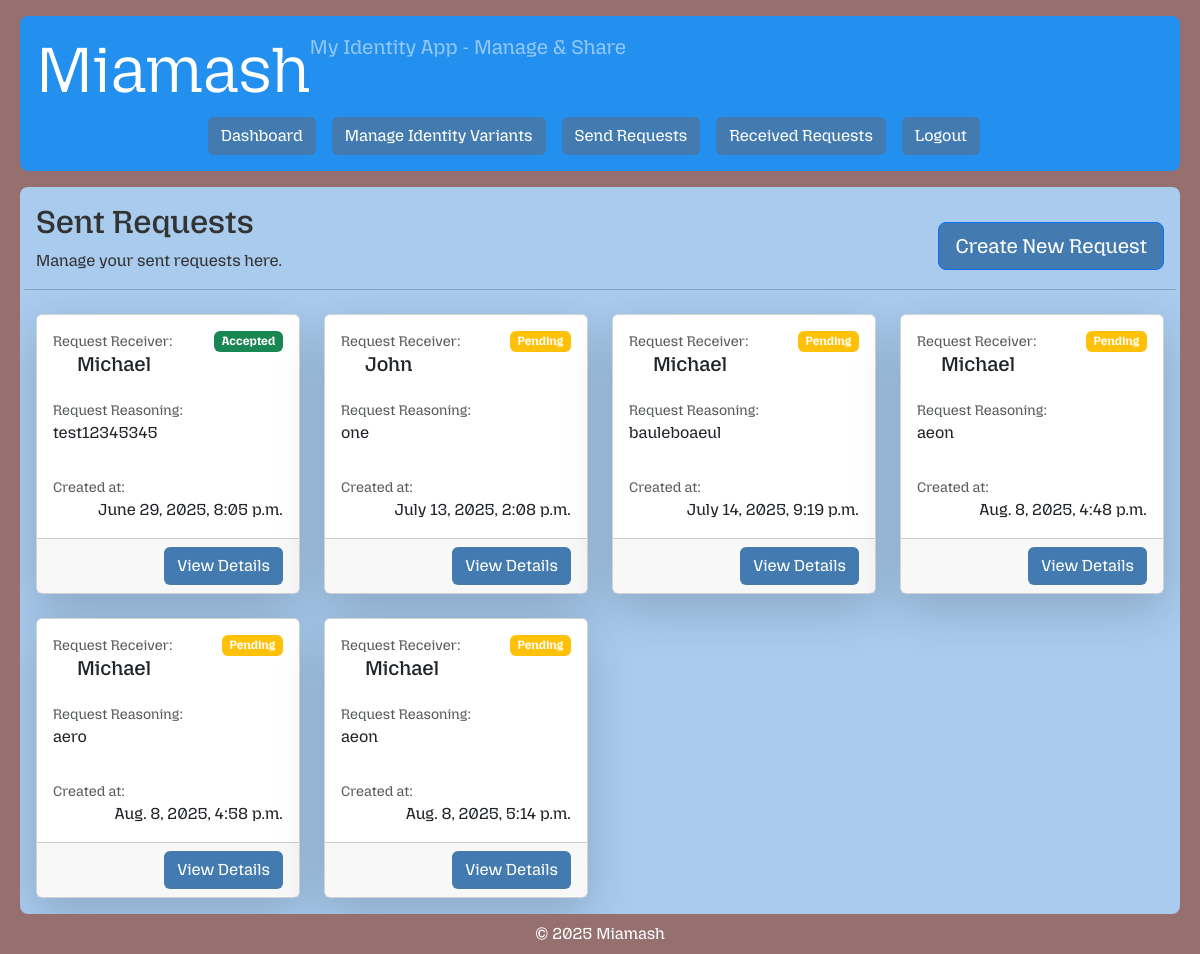
The app's page /request/send/ (signed in), older data.
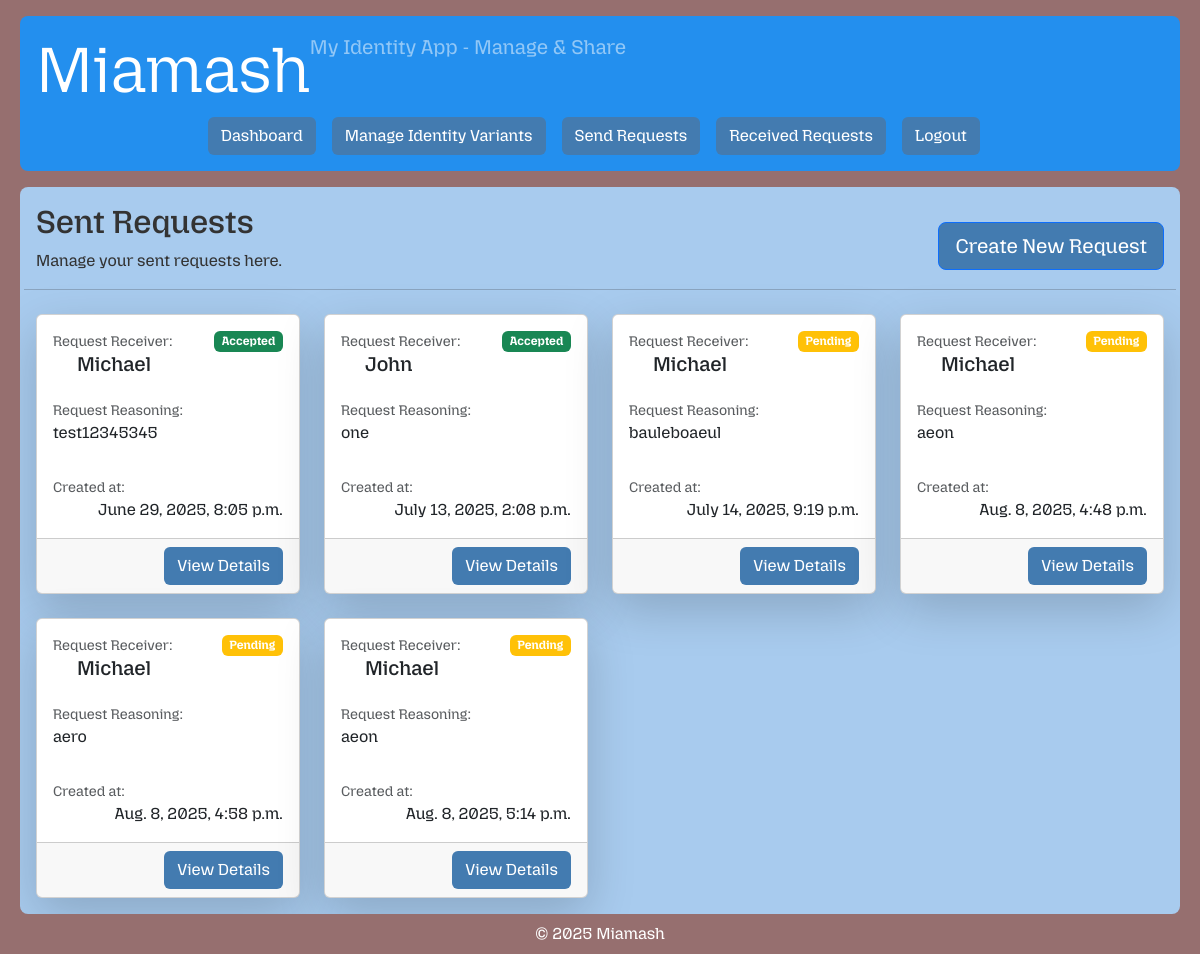
The same page, newer data.
### core/models.py (models this page shows, shortened)
class Request(models.Model):
    sender = models.ForeignKey(User, on_delete=models.CASCADE, related_name='requests_sent')
    receiver = models.ForeignKey(User, on_delete=models.CASCADE, related_name='requests_received')
    request_reasoning = models.TextField(blank=True)
    created_at = models.DateTimeField(auto_now_add=True)
    class Status(models.TextChoices):
        PENDING = 'pending', 'Pending'
        ACCEPTED = 'accepted', 'Accepted'
        DENIED = 'denied', 'Denied'
    status = models.CharField(max_length=10, choices=Status.choices, default=Status.PENDING)

### web/views.py (the view)
# urls.py: path('request/send/', RequestSendListView.as_view(), name='request-send-list'),
class RequestSendListView(RequestSenderPermissionMixin, ListView):
    template_name = 'web/private/request_send_list.html'
    context_object_name = 'send_requests'

### web/permissions.py (called while the page is built)
    def get_queryset(self):
        return self.model.objects.filter(sender=self.request.user)

### web/templates/web/private/request_send_list.html (shortened to what this page needs)
{% extends "web/private/base.html" %}
{% block content %}
    <div class="row align-items-center mb-2">
        <div class="col">
            <h2>Sent Requests</h2>
            <p>Manage your sent requests here.</p>
        </div>
        <div class="col-auto">
            <a class="btn btn-primary btn-lg" href="{% url 'request-send-create' %}">Create New Request</a>
        </div>
        <hr>
    </div>
    {% if send_requests %}
        <div class="row row-cols-1 row-cols-sm-1 row-cols-md-2 row-cols-lg-3 row-cols-xl-4 row-cols-xxl-5  g-4">
            {% for request in send_requests %}
                <div class="col">
                    <div class="card h-100 mb-3 shadow-lg">
                        <div class="card-body d-flex flex-column">
                            <div class="d-flex justify-content-between">
                                <div>
                                    <p class="text-muted mb-0 small">Request Receiver:</p>
                                </div>
                                {% if request.status == "pending" %}
                                    <span class="badge bg-warning">Pending</span>
                                {% endif %}
                                {% if request.status == "accepted" %}
                                    <span class="badge bg-success">Accepted</span>
                                {% endif %}
                            </div>
                            <h5 class="card-text ps-4 ">{{ request.receiver }}</h5>
                            <p class="text-muted mb-0 mt-3 small">Request Reasoning:</p>
                            <p class="card-text">{{ request.request_reasoning }}</p>
                            <div class="flex-grow-1"></div>
                            <p class="text-muted mb-0 small">Created at:</p>
                            <p class="card-text text-end">{{ request.created_at }}</p>
                        </div>
                        <div class="card-footer text-end">
                            <a class="btn text-white" href="{% url 'request-send-detail' request.id %}">View Details</a>
                        </div>
                    </div>
                </div>
            {% endfor %}
        </div>
    {% else %}
        <p>No sent requests at the moment... Make one now!</p>
    {% endif %}
{% endblock %}

Row changes from the older to the newer data that the page shows:
changed Request "one": status "Pending" → "Accepted"
